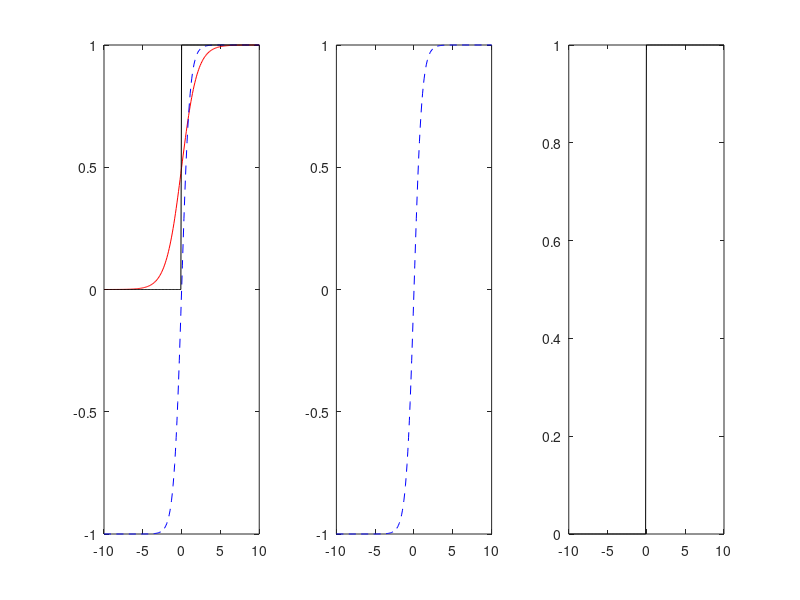

The MATLAB script that drew this image:
clear all;
close all;
x=[-10:0.1:10];
L=1;
% continuous Binary Activation
y1 = 1./(1+exp(-L*x));
y2=(2./(1+exp(-L*2*x))) -1;
% Hard limit Binary Activation Function
for i=1:length(x)
 if( x(i) >= 0)
 y3(i) =1;

 else
 y3(i) =0;
 end
end
 subplot(131);
 % All three in one plot
 plot(x,y1,'r',x,y2,'--b',x,y3,'k');
 hold on;
 subplot(132);
 %Tanh Function
 plot(x,y2,'--b');
 subplot(133);
 %Binary Step Function
 plot(x,y3,'k');
 hold off;